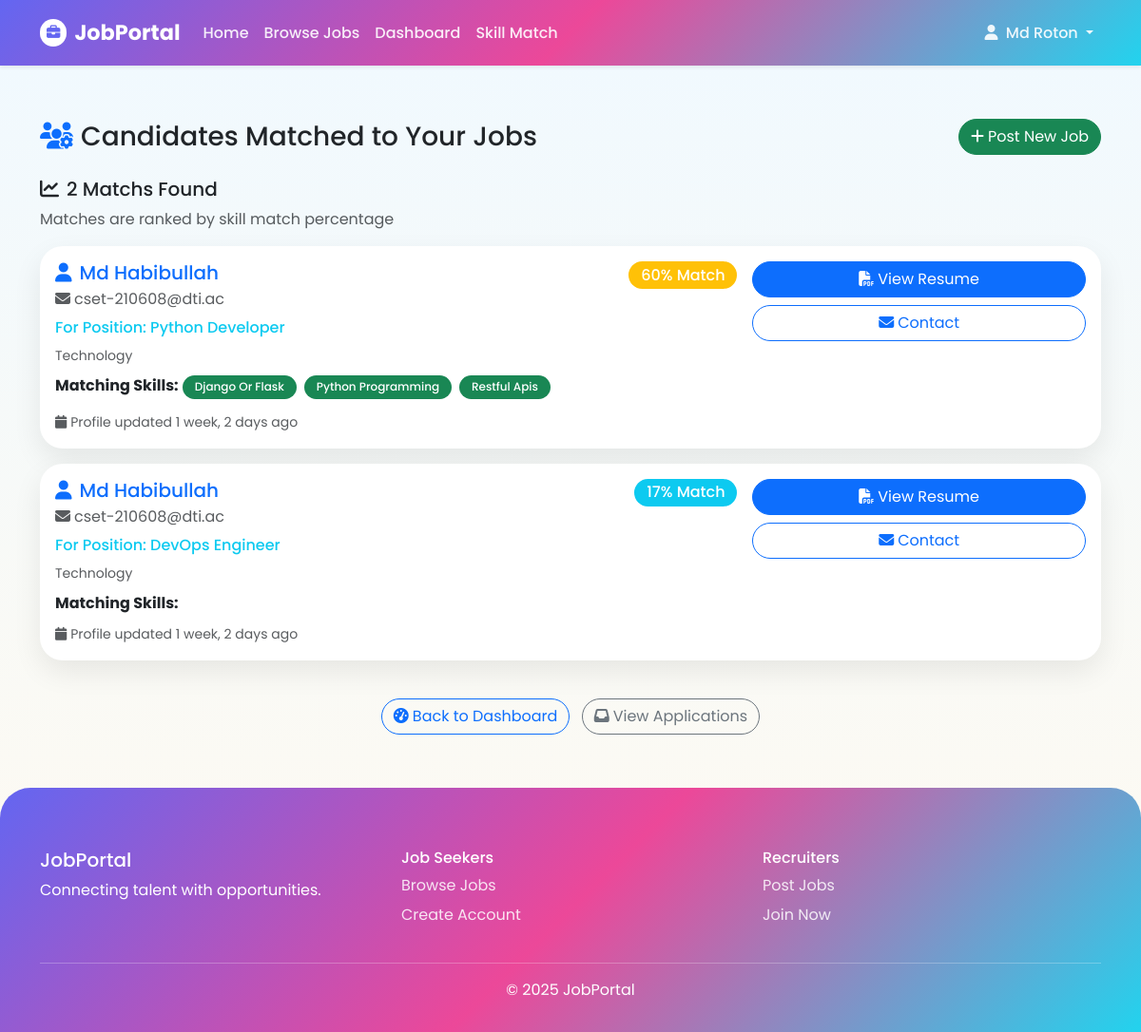
The page /skill-match/ (signed in) on the database its author committed.
### my_App/models.py (models this page shows, shortened)
class UserProfile(models.Model):
    USER_TYPES = [
        ('recruiter', 'Recruiter'),
        ('jobseeker', 'Job Seeker'),
    ]
    user = models.OneToOneField(User, on_delete=models.CASCADE)
    display_name = models.CharField(max_length=100)
    user_type = models.CharField(max_length=20, choices=USER_TYPES)
    company_name = models.CharField(max_length=200, blank=True, null=True)
    company_description = models.TextField(blank=True, null=True)
    company_website = models.URLField(blank=True, null=True)
    skills = models.TextField(blank=True, null=True, help_text="Enter skills separated by commas")
    resume = models.FileField(
        upload_to='resumes/',
        blank=True,
        null=True,
        validators=[FileExtensionValidator(allowed_extensions=['pdf', 'doc', 'docx'])]
    )
    profile_image = models.ImageField(
        upload_to='profile_images/',
        default='profile_images/default.png',
        blank=True,
        null=True
    )
    created_at = models.DateTimeField(auto_now_add=True)
    updated_at = models.DateTimeField(auto_now=True)
    def get_skills_list(self):
        if self.skills:
            return [skill.strip().lower() for skill in self.skills.split(',')]
        return []

class Job(models.Model):
    CATEGORY_CHOICES = [
        ('technology', 'Technology'),
        ('finance', 'Finance'),
        ('healthcare', 'Healthcare'),
        ('education', 'Education'),
        ('marketing', 'Marketing'),
        ('sales', 'Sales'),
        ('other', 'Other'),
    ]
    recruiter = models.ForeignKey(
        UserProfile,
        on_delete=models.CASCADE,
        limit_choices_to={'user_type': 'recruiter'}
    )
    title = models.CharField(max_length=200)
    number_of_openings = models.PositiveIntegerField()
    category = models.CharField(max_length=50, choices=CATEGORY_CHOICES)
    description = models.TextField()
    required_skills = models.TextField(help_text="Enter required skills separated by commas")
    created_at = models.DateTimeField(auto_now_add=True)
    updated_at = models.DateTimeField(auto_now=True)
    def get_required_skills_list(self):
        if self.required_skills:
            return [skill.strip().lower() for skill in self.required_skills.split(',')]
        return []

### my_App/views.py (the view)
# urls.py: path('skill-match/', views.skill_match, name='skill_match'),
@login_required
def skill_match(request):
    try:
        profile = request.user.userprofile
    except UserProfile.DoesNotExist:
        messages.error(request, 'Please complete your profile first.')
        return redirect('profile')
    matched_jobs = []
    if profile.user_type == 'jobseeker':
        user_skills = profile.get_skills_list()
        if user_skills:
            for job in Job.objects.all():
                job_skills = job.get_required_skills_list()
                matches = set(user_skills) & set(job_skills)
                if matches:
                    matched_jobs.append({
                        'job': job,
                        'matched_skills': list(matches),
                        'match_percentage': len(matches) / len(job_skills) * 100 if job_skills else 0
                    })
            matched_jobs.sort(key=lambda x: x['match_percentage'], reverse=True)
    elif profile.user_type == 'recruiter':
        recruiter_jobs = Job.objects.filter(recruiter=profile)
        for job in recruiter_jobs:
            job_skills = job.get_required_skills_list()
            if job_skills:
                for seeker_profile in UserProfile.objects.filter(user_type='jobseeker'):
                    seeker_skills = seeker_profile.get_skills_list()
                    matches = set(job_skills) & set(seeker_skills)
                    if matches:
                        matched_jobs.append({
                            'job': job,
                            'seeker': seeker_profile,
                            'matched_skills': list(matches),
                            'match_percentage': len(matches) / len(job_skills) * 100
                        })
        matched_jobs.sort(key=lambda x: x['match_percentage'], reverse=True)
    return render(request, 'jobportal/skill_match.html', {
        'matched_jobs': matched_jobs,
        'profile': profile
    })

### my_App/templates/jobportal/skill_match.html (shortened to what this page needs)
{% extends 'base.html' %}
{% block content %}
<div class="page-wrapper container">
    <div class="row mb-4">
        <div class="col-12 d-flex flex-wrap justify-content-between align-items-center">
            {% if profile.user_type == 'jobseeker' %}
                <h3 class="mb-2 mb-md-0">
                    <i class="fas fa-magic me-2 text-primary"></i>Jobs Matched to Your Skills
                </h3>
                <a href="{% url 'profile' %}" class="btn btn-outline-primary">
                    <i class="fas fa-edit me-1"></i>Update Skills
                </a>
            {% else %}
                <h3 class="mb-2 mb-md-0">
                    <i class="fas fa-users-cog me-2 text-primary"></i>Candidates Matched to Your Jobs
                </h3>
                <a href="{% url 'post_job' %}" class="btn btn-success">
                    <i class="fas fa-plus me-1"></i>Post New Job
                </a>
            {% endif %}
        </div>
    </div>
    <div class="row">
        <div class="col-12">
            {% if matched_jobs %}
                <div class="mb-3">
                    <h5><i class="fas fa-chart-line me-2"></i>{{ matched_jobs|length }} Match{{ matched_jobs|length|pluralize }} Found</h5>
                    <p class="text-muted">Matches are ranked by skill match percentage</p>
                </div>
                {% for match in matched_jobs %}
                <div class="card mb-3 job-list-item">
                    <div class="card-body">
                        <div class="row g-3 align-items-start">
                            <div class="col-md-8">
                                <div class="d-flex justify-content-between align-items-start mb-2">
                                    {% if profile.user_type == 'jobseeker' %}
                                        <h5 class="text-primary mb-0">{{ match.job.title }}</h5>
                                    {% else %}
                                        <div>
                                            <h5 class="text-primary mb-1">
                                                <i class="fas fa-user me-2"></i>{{ match.seeker.display_name }}
                                            </h5>
                                            <p class="text-muted mb-0">
                                                <i class="fas fa-envelope me-1"></i>{{ match.seeker.user.email }}
                                            </p>
                                        </div>
                                    {% endif %}
                                    <div class="text-end">
                                        {% if match.match_percentage >= 70 %}
                                            <span class="badge match-badge fs-6">{{ match.match_percentage|floatformat:0 }}% Match</span>
                                        {% elif match.match_percentage >= 50 %}
                                            <span class="badge bg-warning fs-6">{{ match.match_percentage|floatformat:0 }}% Match</span>
                                        {% else %}
                                            <span class="badge bg-info fs-6">{{ match.match_percentage|floatformat:0 }}% Match</span>
                                        {% endif %}
                                    </div>
                                </div>
                                {% if profile.user_type == 'jobseeker' %}
                                    <p class="text-muted mb-2">
                                        <i class="fas fa-building me-1"></i>{{ match.job.recruiter.company_name|default:"Company" }} |
                                        <i class="fas fa-tag me-1"></i>{{ match.job.get_category_display }} |
                                        <i class="fas fa-users me-1"></i>{{ match.job.number_of_openings }} opening{{ match.job.number_of_openings|pluralize }}
                                    </p>
                                    <p class="mb-3">{{ match.job.description|truncatewords:25 }}</p>
                                    <div class="mb-2">
                                        <strong class="text-info">Your Matching Skills:</strong>
                                        {% for skill in match.matched_skills %}
                                            <span class="badge bg-success me-1 mb-1">{{ skill|title }}</span>
                                        {% endfor %}
                                    </div>
                                {% else %}
                                    <div class="mb-2">
                                        <h6 class="text-info">For Position: {{ match.job.title }}</h6>
                                        <small class="text-muted">{{ match.job.get_category_display }}</small>
                                    </div>
                                    <div class="mb-2">
                                        <strong>Matching Skills:</strong>
                                        {% for skill in match.matched_skills %}
                                            <span class="badge bg-success me-1 mb-1">{{ skill|title }}</span>
                                        {% endfor %}
                                    </div>
                                {% endif %}
                                <small class="text-muted">
                                    {% if profile.user_type == 'jobseeker' %}
                                        <i class="fas fa-calendar me-1"></i>Posted {{ match.job.created_at|timesince }} ago
                                    {% else %}
                                        <i class="fas fa-calendar me-1"></i>Profile updated {{ match.seeker.updated_at|timesince }} ago
                                    {% endif %}
                                </small>
                            </div>
                            <div class="col-md-4 text-md-end">
                                <div class="d-grid gap-2">
                                    {% if profile.user_type == 'jobseeker' %}
                                        <a href="{% url 'apply_job' match.job.id %}" class="btn btn-primary">
                                            <i class="fas fa-paper-plane me-1"></i>Apply Now
                                        </a>
                                    {% else %}
                                        {% if match.seeker.resume %}
                                            <a href="{{ match.seeker.resume.url }}" target="_blank" class="btn btn-primary">
                                                <i class="fas fa-file-pdf me-1"></i>View Resume
                                            </a>
                                        {% else %}
                                            <button class="btn btn-outline-secondary" disabled>
                                                <i class="fas fa-file-pdf me-1"></i>No Resume
                                            </button>
                                        {% endif %}
                                        <a href="mailto:{{ match.seeker.user.email }}?subject=Job Opportunity: {{ match.job.title }}" class="btn btn-outline-primary">
                                            <i class="fas fa-envelope me-1"></i>Contact
                                        </a>
                                    {% endif %}
                                </div>
                            </div>
                        </div>
                    </div>
                </div>
                {% endfor %}
            {% endif %}
        </div>
    </div>
    <div class="text-center mt-4">
        <a href="{% url 'dashboard' %}" class="btn btn-outline-primary me-2">
            <i class="fas fa-tachometer-alt me-1"></i>Back to Dashboard
        </a>
        {% if profile.user_type == 'jobseeker' %}
            <a href="{% url 'job_list' %}" class="btn btn-outline-secondary">
                <i class="fas fa-list me-1"></i>Browse All Jobs
            </a>
        {% else %}
            <a href="{% url 'all_applications' %}" class="btn btn-outline-secondary">
                <i class="fas fa-inbox me-1"></i>View Applications
            </a>
        {% endif %}
    </div>
</div>
{% endblock %}

### my_App/templates/base.html (shortened to what this page needs)
<!DOCTYPE html>
<html lang="en">
<head>
    <link href="https://cdn.jsdelivr.net/npm/bootstrap@5.3.3/dist/css/bootstrap.min.css" rel="stylesheet">
    <link href="https://cdnjs.cloudflare.com/ajax/libs/font-awesome/6.5.0/css/all.min.css" rel="stylesheet">
    <link href="https://cdn.jsdelivr.net/npm/aos@2.3.4/dist/aos.css" rel="stylesheet">
</head>
<body>
<nav class="navbar navbar-expand-lg shadow-sm">
    <div class="container">
        <a class="navbar-brand d-flex align-items-center gap-2" href="{% url 'home' %}">
            <i class="fas fa-briefcase"></i> JobPortal
        </a>
        <div class="collapse navbar-collapse" id="navbarNav">
            <ul class="navbar-nav me-auto align-items-lg-center">
                <li class="nav-item"><a class="nav-link" href="{% url 'home' %}">Home</a></li>
                <li class="nav-item"><a class="nav-link" href="{% url 'job_list' %}">Browse Jobs</a></li>
                {% if user.is_authenticated %}
                    <li class="nav-item"><a class="nav-link" href="{% url 'dashboard' %}">Dashboard</a></li>
                    <li class="nav-item"><a class="nav-link" href="{% url 'skill_match' %}">Skill Match</a></li>
                {% endif %}
            </ul>
            <ul class="navbar-nav align-items-lg-center">
                {% if user.is_authenticated %}
                    <li class="nav-item dropdown">
                        <a class="nav-link dropdown-toggle" data-bs-toggle="dropdown" href="#">
                            <i class="fas fa-user me-1"></i>
                            {{ user.userprofile.display_name|default:user.username }}
                        </a>
                    </li>
                {% else %}
                    <li class="nav-item"><a class="nav-link" href="{% url 'login' %}">Login</a></li>
                    <li class="nav-item ms-lg-2">
                        <a class="nav-btn" href="{% url 'register' %}">Register</a>
                    </li>
                {% endif %}
            </ul>
        </div>
    </div>
</nav>
<main class="container my-4">
    {% block content %}{% endblock %}
</main>
<footer>
    <div class="container">
        <div class="row text-center text-md-start">
            <div class="col-md-4 mb-3">
                <h5>JobPortal</h5>
                <p>Connecting talent with opportunities.</p>
            </div>
            <div class="col-md-4 mb-3">
                <h6>Job Seekers</h6>
                <a class="footer-link" href="{% url 'job_list' %}">Browse Jobs</a>
                <a class="footer-link" href="{% url 'register' %}">Create Account</a>
            </div>
            <div class="col-md-4 mb-3">
                <h6>Recruiters</h6>
                <a class="footer-link" href="{% url 'post_job' %}">Post Jobs</a>
                <a class="footer-link" href="{% url 'register' %}">Join Now</a>
            </div>
        </div>
        <hr>
        <p class="text-center mb-0">&copy; 2025 JobPortal</p>
    </div>
</footer>
</body>
</html>

### rows shown on the page
Job: seeker.display_name "Md Habibullah", seeker.user.email "cset-210608@dti.ac", match_percentage "60", job "Python Developer", job.category "Technology", matched_skills "Django Or Flask" "Python Programming" "Restful Apis", seeker.updated_at "1 week, 2 days"
Job: seeker.display_name "Md Habibullah", seeker.user.email "cset-210608@dti.ac", match_percentage "17", job "DevOps Engineer", job.category "Technology", seeker.updated_at "1 week, 2 days"

### other values the page prints
{{ user.userprofile.display_name|default:user.username }} "Md Roton"
{{ matched_jobs|length }} "2"
